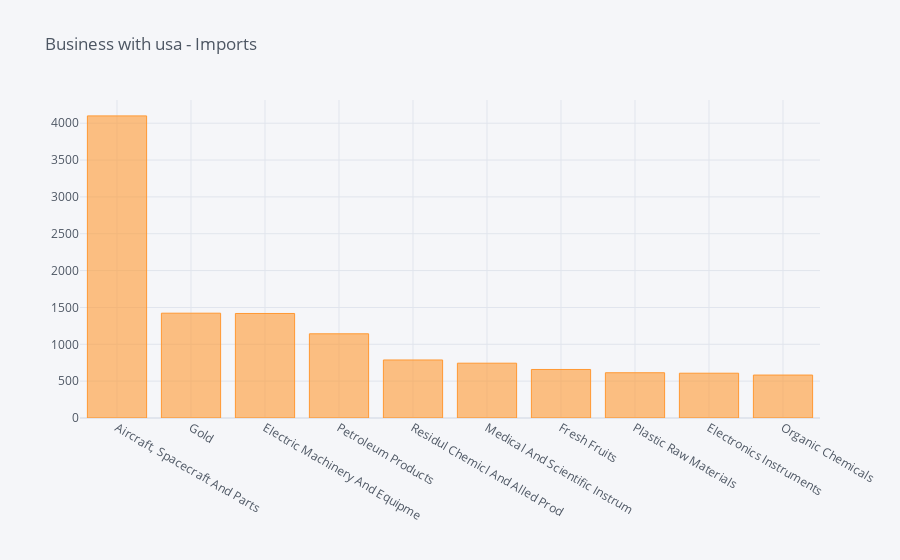

The code cell stored with this chart in its notebook:
### Code cell
#what are the commudities imported more from USA

usaimports = importdf[importdf['country_name'] == 'U S A']
usaimports = usaimports[['pc_description','value']]
usaimports = usaimports.groupby('pc_description').sum().sort_values('value',ascending = False)
usaimports.head(10).iplot(kind = 'bar', title = 'Business with usa - Imports')

### Figure 1 — Plotly figure (JSON) as saved in the notebook; plotly's stock layout.template omitted (floating-point values rounded to 4 significant figures)
{"data": [{"marker": {"color": "rgba(255, 153, 51, 0.6)", "line": {"color": "rgba(255, 153, 51, 1.0)", "width": 1}}, "name": "value", "orientation": "v", "text": "", "type": "bar", "x": ["Aircraft, Spacecraft And Parts", "Gold", "Electric Machinery And Equipme", "Petroleum Products", "Residul Chemicl And Alled Prod", "Medical And Scientific Instrum", "Fresh Fruits", "Plastic Raw Materials", "Electronics Instruments", "Organic Chemicals"], "y": [4099.0, 1422.0, 1418.0, 1142.0, 787.3, 743.7, 658.3, 614.1, 607.7, 582.7]}], "layout": {"legend": {"bgcolor": "#F5F6F9", "font": {"color": "#4D5663"}}, "paper_bgcolor": "#F5F6F9", "plot_bgcolor": "#F5F6F9", "title": {"font": {"color": "#4D5663"}, "text": "Business with usa - Imports"}, "xaxis": {"gridcolor": "#E1E5ED", "showgrid": true, "tickfont": {"color": "#4D5663"}, "title": {"font": {"color": "#4D5663"}, "text": ""}, "zerolinecolor": "#E1E5ED"}, "yaxis": {"gridcolor": "#E1E5ED", "showgrid": true, "tickfont": {"color": "#4D5663"}, "title": {"font": {"color": "#4D5663"}, "text": ""}, "zerolinecolor": "#E1E5ED"}}}
